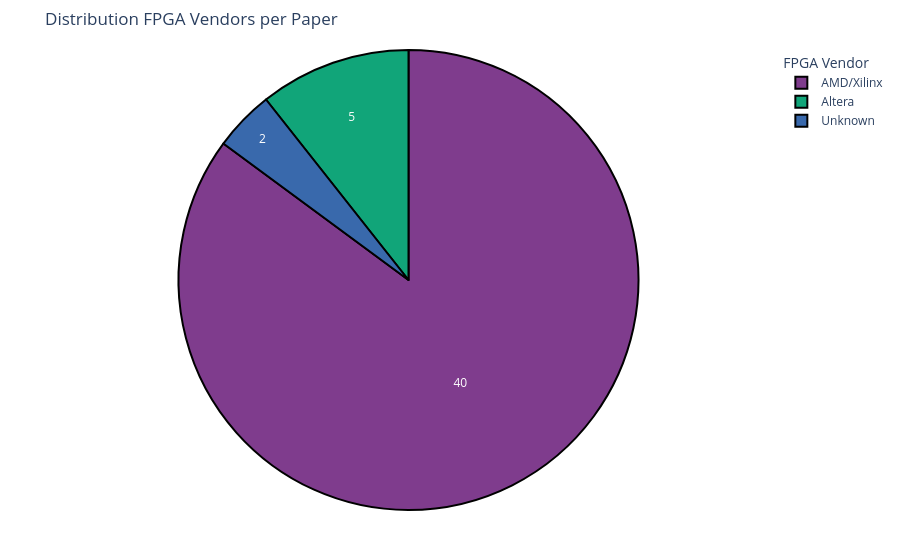

Notebook code for this chart:
### Code cell
# Replace None values with "Unknown" for better visualization
tmp_df = research_df['FPGA Vendor'].fillna("Unknown")

# Plot the distribution of FPGA vendors with counts instead of percentages
fig4 = px.pie(tmp_df, names='FPGA Vendor', 
              title='Distribution FPGA Vendors per Paper',
              hole=0,
              color_discrete_sequence=px.colors.qualitative.Bold)

# Add border around segments and update to show absolute counts instead of percentages
fig4.update_traces(
    marker=dict(line=dict(color='#000000', width=2)),
    textinfo='value'  # This changes from percentage to absolute count
)

# Improve layout
fig4.update_layout(
    legend_title_text='FPGA Vendor',
    margin=dict(t=50, b=50, l=50, r=50)
)

fig4.show()

### Figure 1 — Plotly figure (JSON) as saved in the notebook; plotly's stock layout.template omitted (floating-point values rounded to 4 significant figures)
{"data": [{"domain": {"x": [0, 1], "y": [0, 1]}, "hole": 0, "hovertemplate": "FPGA Vendor=%{label}<extra></extra>", "labels": ["AMD/Xilinx", "AMD/Xilinx", "Unknown", "AMD/Xilinx", "AMD/Xilinx", "AMD/Xilinx", "AMD/Xilinx", "AMD/Xilinx", "AMD/Xilinx", "Unknown", "Altera", "AMD/Xilinx", "Altera", "AMD/Xilinx", "Altera", "AMD/Xilinx", "AMD/Xilinx", "AMD/Xilinx", "AMD/Xilinx", "AMD/Xilinx", "AMD/Xilinx", "AMD/Xilinx", "AMD/Xilinx", "AMD/Xilinx", "AMD/Xilinx", "AMD/Xilinx", "AMD/Xilinx", "Altera", "AMD/Xilinx", "AMD/Xilinx", "AMD/Xilinx", "AMD/Xilinx", "AMD/Xilinx", "AMD/Xilinx", "Altera", "AMD/Xilinx", "AMD/Xilinx", "AMD/Xilinx", "AMD/Xilinx", "AMD/Xilinx", "AMD/Xilinx", "AMD/Xilinx", "AMD/Xilinx", "AMD/Xilinx", "AMD/Xilinx", "AMD/Xilinx", "AMD/Xilinx"], "legendgroup": "", "marker": {"line": {"color": "#000000", "width": 2}}, "name": "", "showlegend": true, "textinfo": "value", "type": "pie"}], "layout": {"legend": {"title": {"text": "FPGA Vendor"}, "tracegroupgap": 0}, "margin": {"b": 50, "l": 50, "r": 50, "t": 50}, "piecolorway": ["rgb(127, 60, 141)", "rgb(17, 165, 121)", "rgb(57, 105, 172)", "rgb(242, 183, 1)", "rgb(231, 63, 116)", "rgb(128, 186, 90)", "rgb(230, 131, 16)", "rgb(0, 134, 149)", "rgb(207, 28, 144)", "rgb(249, 123, 114)", "rgb(165, 170, 153)"], "title": {"text": "Distribution FPGA Vendors per Paper"}}}
